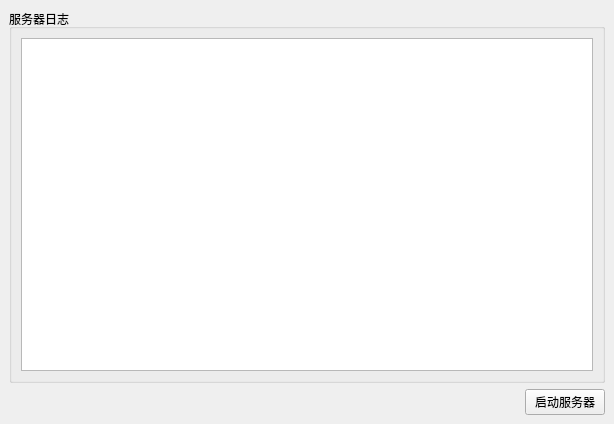
<?xml version="1.0" encoding="UTF-8"?>
<ui version="4.0">
 <class>MainWindow</class>
 <widget class="QMainWindow" name="MainWindow">
  <property name="geometry">
   <rect>
    <x>0</x>
    <y>0</y>
    <width>614</width>
    <height>424</height>
   </rect>
  </property>
  <property name="windowTitle">
   <string>服务器</string>
  </property>
  <widget class="QWidget" name="centralwidget">
   <layout class="QVBoxLayout" name="verticalLayout_2">
    <item>
     <widget class="QGroupBox" name="groupBox">
      <property name="title">
       <string>服务器日志</string>
      </property>
      <layout class="QVBoxLayout" name="verticalLayout">
       <item>
        <widget class="QPlainTextEdit" name="logEditor"/>
       </item>
      </layout>
     </widget>
    </item>
    <item>
     <layout class="QHBoxLayout" name="horizontalLayout">
      <item>
       <spacer name="horizontalSpacer">
        <property name="orientation">
         <enum>Qt::Orientation::Horizontal</enum>
        </property>
        <property name="sizeHint" stdset="0">
         <size>
          <width>40</width>
          <height>20</height>
         </size>
        </property>
       </spacer>
      </item>
      <item>
       <widget class="QPushButton" name="startStopButton">
        <property name="text">
         <string>启动服务器</string>
        </property>
       </widget>
      </item>
     </layout>
    </item>
   </layout>
  </widget>
 </widget>
 <resources/>
 <connections/>
</ui>
